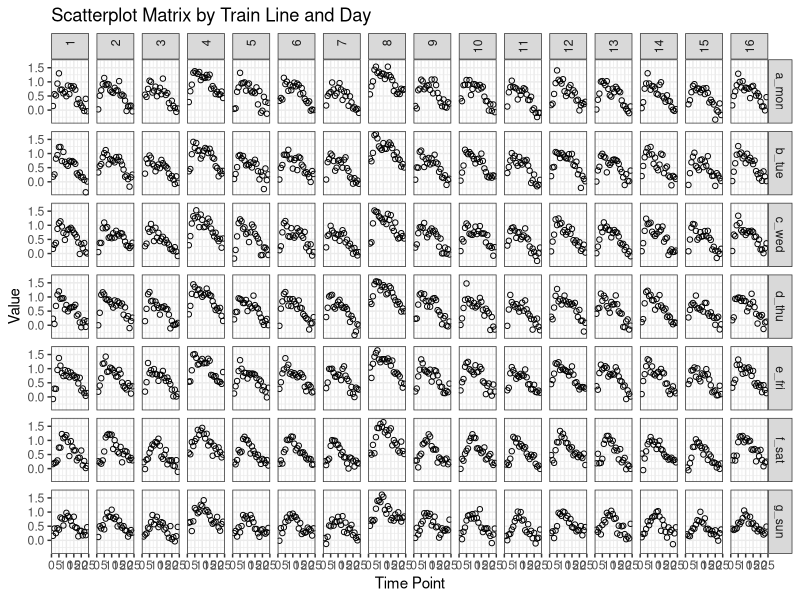

Write the R code that produced this figure.
# Load the libraries (if not already installed, install with install.packages("dplyr"))
library(dplyr)
library(ggplot2)
library(tidyr)
# Set a seed for reproducibility
set.seed(123)

# Original data
weekdays <- c(0.028, 0.245, 0.527, 0.872, 1, 0.918, 0.781, 0.718, 0.672, 0.636, 
              0.636, 0.663, 0.691, 0.745, 0.654, 0.509, 0.391, 0.282, 0.191, 0.118, 
              0.055, 0.045, 0.03, 0.032)



# SPLINE 
gntr <- function(x, a, b, dtype) {
  
  if (dtype == 'weekday') {
    x_points <- c(1-(0.1*a), 5-(0.13*a), 8, 12+(0.15*a), 16, 20-(0.1*a), 24)
    y_points <- 0.3*b*c(0.2+b, 0.8+b, 0.6+1.5*b, 0.9+b, 0.1+b, 0.5+b, 0.3+0.8*b)
    
    spline_interpolation <- spline(x_points, y_points, method = "fmm", n = 1000)
    
    interpolated_function <- function(x) {
      if (x < min(x_points)-5 || x > max(x_points)+5) {
        stop("x is outside the domain of the interpolated function")
      }
      approx(spline_interpolation$x, spline_interpolation$y, x)$y
    }
  }
  
  else if (dtype == 'sat') {
    x_points <- c(1, 5, 8, 12, 16, 20, 24)
    y_points <- 0.2*b*c(0.2+b, 0.8+b, 0.9+1.5*b, 0.9+b, 0.1+b, 0.5+b, 0.3+b)
    
    spline_interpolation <- spline(x_points, y_points, method = "fmm", n = 1000)
    
    interpolated_function <- function(x) {
      if (x < min(x_points)-5 || x > max(x_points)+5) {
        stop("x is outside the domain of the interpolated function")
      }
      approx(spline_interpolation$x, spline_interpolation$y, x)$y
    }
  }
  
  else {
    x_points <- c(1, 5, 8, 12, 16, 20, 24)
    y_points <- 0.25*b*c(0.2+b, 0.5+b, 0.6+1.5*b, 0.9+b, 0.65+b, 0.5+b, 0.3+0.1*b)
    
    spline_interpolation <- spline(x_points, y_points, method = "fmm", n = 1000)
    
    interpolated_function <- function(x) {
      if (x < min(x_points)-5 || x > max(x_points)+5) {
        stop("x is outside the domain of the interpolated function")
      }
      approx(spline_interpolation$x, spline_interpolation$y, x)$y
    }
  }
  
  # Example of using the function
  return (interpolated_function(x))
}



# Monday
mon <- sapply(weekdays, function(x) x + rnorm(1, mean = 0, sd = x * 0.004))
# Tuesday
tue <- sapply(weekdays, function(x) x + rnorm(1, mean = -0.01, sd = x * 0.002))
# Wednesday
wed <- sapply(weekdays, function(x) x + rnorm(1, mean = 0.05, sd = x * 0.002))
# Thursday
thu <- sapply(weekdays, function(x) x + rnorm(1, mean = 0.02, sd = x * 0.04))
# Friday 
fri <- sapply(weekdays, function(x) x + rnorm(1, mean = 0.08, sd = x * 0.02))
# Saturday
sat <- c(0.036, 0.082, 0.154, 0.291, 0.536, 0.763, 0.863, 0.909, 0.872, 0.845, 0.791, 0.654, 0.591, 0.509, 0.436, 0.336, 0.282, 0.273, 0.3, 0.264, 0.182, 0.082, 0.036, 0.027)
# Sunday
sun <- c(0.027, 0.082, 0.118, 0.245, 0.382, 0.509, 0.627, 0.645, 0.672, 0.691, 0.684, 0.609, 0.545, 0.454, 0.345, 0.282, 0.2, 0.173, 0.154, 0.127, 0.064, 0.032, 0.029, 0.22)



# Define the start and end times
start_time <- as.POSIXct("04:00", format = "%H:%M")
end_time <- as.POSIXct("03:00", format = "%H:%M") + 24 * 3600  # Plus 24 hours

# Generate the time sequence in 1-hour increments
time_axis <- seq(start_time, end_time, by = "1 hour")

# Format the times to exclude the date and show only the time of day
time_axis_formatted <- format(time_axis, format = "%I:%M %p")


#generate_day <- function(day_data, dfact, sfact) { # busy [-1, 1]
#  sapply(day_data, function(x) x + rnorm(1, mean=dfact*0.15+sfact*dnorm(0, 0.05), sd=x * 0.01 * dnorm(0, 0.025)))
#}

generate_day <- function(day_data, dfact, sfact, a, b, day_type) {
  time_variability = NULL
  sapply(seq_along(day_data), function(i) {
    base_variation <- rnorm(1, mean = dfact * 0.15 + sfact * dnorm(0, 0.05), sd = day_data[i] * 0.01 * dnorm(0, 0.025))
    time_variation <- if (!is.null(time_variability)) {
      # Example: more variation during peak hours (assuming index i represents time)
      peak_hours <- c(7:9, 17:19)  # Assuming these indices represent peak hours
      if (i %in% peak_hours) {
        rnorm(1, mean = 0, sd = 0.05)  # More variation during peak hours
      } else {
        0
      }
    } else {
      0
    }
    # Adding random outliers
    outlier <- if (runif(1) < 0.05) rnorm(1, mean = 0, sd = 2.5) else 0  # 5% chance of outlier
    
    day_data[i] + base_variation + time_variation + 0.08*gntr(i, a, b, day_type) + rnorm(1, 0, 0.135)
  })
}


# TRAIN LINE 1-16
train_lines_data <- vector("list", 16)

lookup1 = c(0.1, 0.2, -0.1, 0.9, 0.1, 0.2, -0.1, 1.2, 0.1, 0.2, -0.1, 0.3, 0.1, 0.2, -0.1, 0.3, -1.1, 0.3)
lookup2 = c(0.1, 0.2, -0.1, 1, 0.1, 0.2, -0.1, 1.3, 0.1, 0.2, -0.1, 0.3, 0.1, 0.2, -0.1, 0.3, -0.9, 0.3)
lookup3 = c(0.1, 0.2, -0.1, 0.8, 0.1, 0.2, -0.1, 1.1, 0.1, 0.2, -0.1, 0.3, 0.1, 0.2, -0.1, 0.3, -1.3, 0.4)

for (i in 1:16) {
  train_lines_data[[i]] <- list(
    a_mon = generate_day(mon, 0.2, lookup1[i], lookup2[i], lookup3[i], 'weekday'),
    b_tue = generate_day(tue, 0.1, lookup1[i], lookup2[i], lookup3[i], 'weekday'),
    c_wed = generate_day(wed, -0.12, lookup1[i], lookup2[i], lookup3[i], 'weekday'),
    d_thu = generate_day(thu, 0.1, lookup1[i], lookup2[i], lookup3[i], 'weekday'),
    e_fri = generate_day(fri, 0.3, lookup1[i], lookup2[i], lookup3[i], 'weekday'),
    f_sat = generate_day(sat, 0.7, lookup1[i], lookup2[i], lookup3[i], 'sat'), 
    g_sun = generate_day(sun, 0.8, lookup1[i], lookup2[i], lookup3[i], 'sun') 
  )
}



# Combine into a single data frame with a multi-level column structure
#train_lines_df <- do.call(cbind, train_lines_data)

train_lines_data

library(jsonlite)

# Convert the list to JSON
train_lines_json <- toJSON(train_lines_data, pretty = TRUE)

# Write to a JSON file
write(train_lines_json, file = "train_lines_data.json")


# Create a sequence for time points (assuming each day has 24 time points)
time_points <- 1:24

# Initialize an empty data frame
long_df <- data.frame(station = integer(), day = character(), time = integer(), value = numeric())

# Loop through each station and day to populate the data frame
for (station in 1:length(train_lines_data)) {
  for (day in names(train_lines_data[[station]])) {
    day_data <- train_lines_data[[station]][[day]]
    temp_df <- data.frame(station = station, day = day, time = time_points, value = day_data)
    long_df <- rbind(long_df, temp_df)
  }
}

# Convert 'station' and 'day' to factors for better plotting
long_df$station <- as.factor(long_df$station)
long_df$day <- as.factor(long_df$day)


# Create the scatterplot matrix
ggplot(long_df, aes(x = time, y = value)) +
  geom_point(shape=1) +
  facet_grid(day ~ station) +
  labs(title = "Scatterplot Matrix by Train Line and Day",
       x = "Time Point",
       y = "Value") +
  theme_bw() +
  theme(strip.text.x = element_text(angle = 90, hjust = 1))

# Adjust plot parameters as needed
# Note: Adjust 'theme_bw()' and 'labs()' according to your preference
# PARAMETERS
